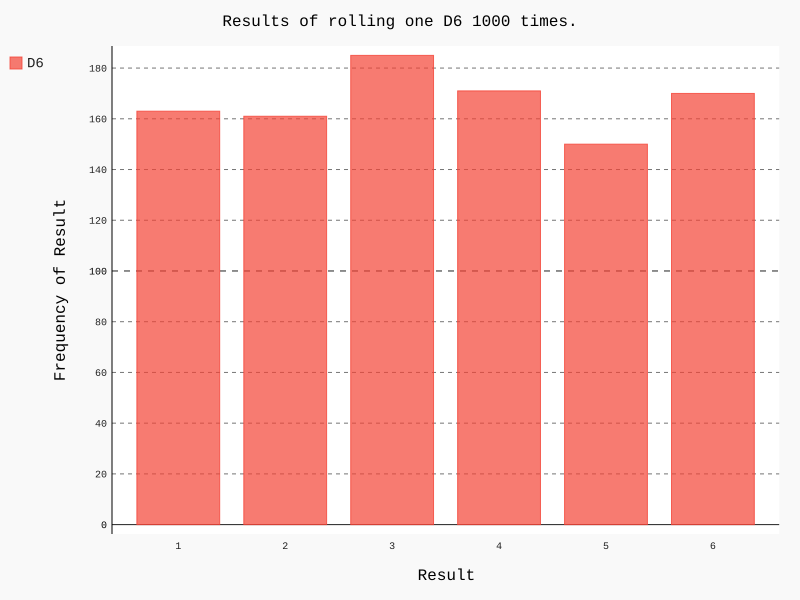

Source code (Python):
import pygal
from die import Die

die = Die()
results = []
for roll_num in range(1000):
    result = die.roll()
    results.append(result)

frequencies = []
for value in range(1, die.num_sides+1):
    frequency = results.count(value)
    frequencies.append(frequency)

# create a histogram
hist = pygal.Bar()
# histogram details/styling
hist.title = "Results of rolling one D6 1000 times."
hist.x_labels = ['1', '2', '3', '4', '5', '6']
hist.x_title = "Result"
hist.y_title = "Frequency of Result"
# add a series of values to the chart
hist.add('D6', frequencies)
# render the chart to a SVG file
hist.render_to_file('two_die_visual.svg')
